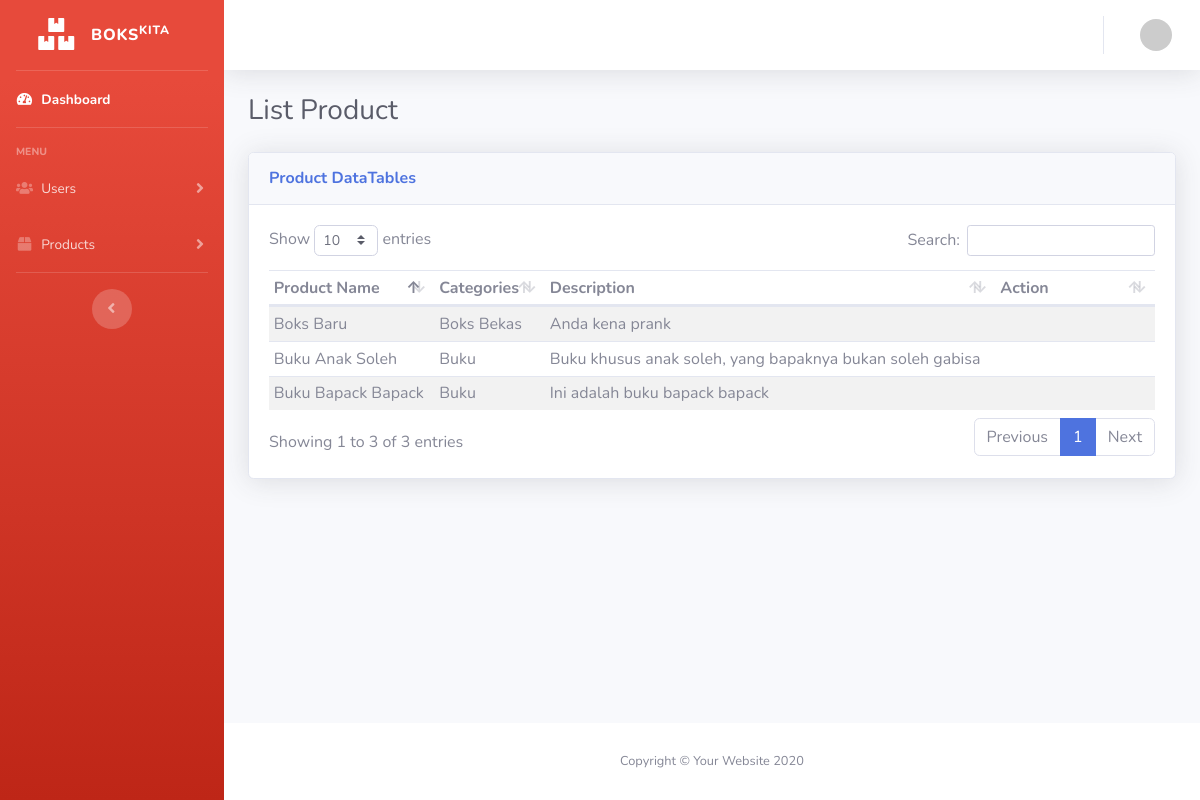
Screenshot of /index.php/product with the database file from the repository.
### tables this page shows
CREATE TABLE `products` (
  `id` int(11) NOT NULL,
  `category_id` int(10) UNSIGNED NOT NULL,
  `name` varchar(255) NOT NULL,
  `description` text NOT NULL
);

CREATE TABLE `product_categories` (
  `id` int(11) NOT NULL,
  `name` varchar(255) NOT NULL,
  `description` text NOT NULL
);

### application/controllers/Product.php (called while the page is built, shortened)
<?php
class Product extends CI_Controller
{
    public function index()
    {
        $data['list_product'] = $this->ProductModel->list_product();
        $this->load->view('extended/header');
        $this->load->view('product/index', $data);
        $this->load->view('extended/footer');
    }
}

### index.php (called while the page is built, shortened)
<?php
require_once BASEPATH.'core/CodeIgniter.php';

### application/models/ProductModel.php (called while the page is built, shortened)
<?php
class ProductModel extends CI_Model
{
    function list_product()
	{
        $sql = "SELECT products.id, products.name, products.description, product_categories.name as category_name FROM products JOIN product_categories ON product_categories.id = products.category_id";
        $query = $this->db->query($sql);
        if($query->num_rows() > 0)
        {
            $data_product = $query->result();
            return $data_product;
        }
        else
        {
            return $data_product = [];
        }
    }
}

### application/views/product/index.php (the view, shortened to what this page needs)
<div class="container-fluid">
	<div class="d-sm-flex align-items-center justify-content-between mb-4">
		<h1 class="h3 mb-0 text-gray-800">List Product</h1>
	</div>
	<div class="row">
		<div class="col-12">
			<div class="card shadow mb-4">
				<div class="card-header py-3">
					<div class="d-flex justify-content-between">
						<h6 class="m-0 font-weight-bold text-primary">Product DataTables</h6>
					</div>
				</div>
				<div class="card-body">
					<div class="table-responsive">
						<table class="table table-striped table-sm" id="dataTable" width="100%" cellspacing="0">
							<thead>
								<tr>
									<th>Product Name</th>
									<th>Categories</th>
									<th>Description</th>
									<th width="18%">Action</th>
								</tr>
							</thead>
							<tbody>
								<?php foreach ($list_product as $key => $value) {?>
								<tr>
									<td><?= $value->name ?></td>
									<td><?= $value->category_name ?></td>
									<td><?= $value->description ?></td>
									<td>
									</td>
								</tr>
								<? } ?>
							</tbody>
						</table>
					</div>
				</div>
			</div>
		</div>
	</div>
</div>

### application/views/extended/header.php (shortened to what this page needs)
<!DOCTYPE html>
<html lang="en">
<head>
    <link href="<?= base_url('assets/vendor/fontawesome-free/css/all.min.css') ?>" rel="stylesheet" type="text/css">
    <link href="<?= base_url('assets/css/sb-admin-2.min.css') ?>" rel="stylesheet">
    <link href="<?= base_url('assets/vendor/datatables/dataTables.bootstrap4.min.css') ?>" rel="stylesheet">
</head>
<body id="page-top">
    <div id="wrapper">
        <ul class="navbar-nav bg-gradient-danger sidebar sidebar-dark accordion" id="accordionSidebar">
            <a class="sidebar-brand d-flex align-items-center justify-content-center" href="<?= site_url('/home') ?>">
                <div class="sidebar-brand-icon">
                    <i class="fas fa-boxes"></i>
                </div>
                <div class="sidebar-brand-text mx-3">BOKS<sup>KITA</sup></div>
            </a>
            <hr class="sidebar-divider my-0">
            <li class="nav-item active">
                <a class="nav-link" href="<?= site_url('home') ?>">
                    <i class="fas fa-fw fa-tachometer-alt"></i>
                    <span>Dashboard</span></a>
            </li>
            <hr class="sidebar-divider">
            <div class="sidebar-heading">
                Menu
            </div>
            <li class="nav-item">
                <a class="nav-link collapsed" href="#" data-toggle="collapse" data-target="#collapseTwo"
                    aria-expanded="true" aria-controls="collapseTwo">
                    <i class="fas fa-fw fa-users"></i>
                    <span>Users</span>
                </a>
            </li>
            <li class="nav-item">
                <a class="nav-link collapsed" href="#" data-toggle="collapse" data-target="#collapseUtilities"
                    aria-expanded="true" aria-controls="collapseUtilities">
                    <i class="fas fa-fw fa-box"></i>
                    <span>Products</span>
                </a>
            </li>
            <hr class="sidebar-divider d-none d-md-block">
            <div class="text-center d-none d-md-inline">
                <button class="rounded-circle border-0" id="sidebarToggle"></button>
            </div>
        </ul>
        <div id="content-wrapper" class="d-flex flex-column">
            <div id="content">
                <nav class="navbar navbar-expand navbar-light bg-white topbar mb-4 static-top shadow">
                    <ul class="navbar-nav ml-auto">
                        <li class="nav-item dropdown no-arrow">
                            <a class="nav-link dropdown-toggle" href="#" id="userDropdown" role="button"
                                data-toggle="dropdown" aria-haspopup="true" aria-expanded="false">
                                <img class="img-profile rounded-circle"
                                    src="https://ui-avatars.com/api/?name=<?= $this->session->userdata('name'); ?>?size=512?rounded=true?bold=true?background=0D8ABC">
                            </a>
                        </li>
                    </ul>
                </nav>

### application/views/extended/footer.php (shortened to what this page needs)
    </div>
            <footer class="sticky-footer bg-white">
                <div class="container my-auto">
                    <div class="copyright text-center my-auto">
                        <span>Copyright &copy; Your Website 2020</span>
                    </div>
                </div>
            </footer>
        </div>
    </div>
</body>
</html>

### rows the page displays
products: name "Buku Anak Soleh", product_categories.name "Buku", description "Buku khusus anak soleh, yang bapaknya bukan soleh gabisa"
products: name "Buku Bapack Bapack", product_categories.name "Buku", description "Ini adalah buku bapack bapack"
products: name "Boks Baru", product_categories.name "Boks Bekas", description "Anda kena prank"
